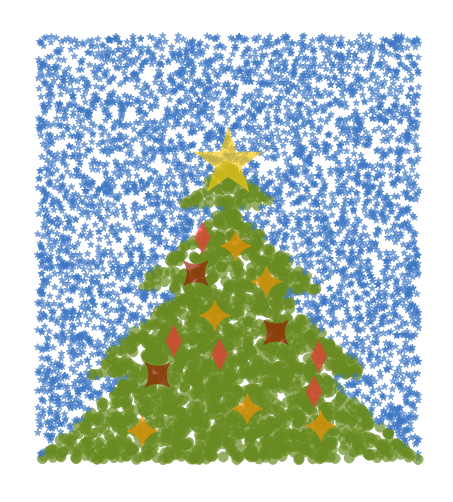

Here is the R script that generated this plot:
library(ggplot2)
library(dplyr)
library(plotly)

gwiazdka <- cbind(0,3.5,2,50)

bombka1 <- cbind(0.5,1.5,3,22)
bombka2 <- cbind(-0.34,2.2,3,22)
bombka3 <- cbind(-0.74,1,3,22)
bombka4 <- cbind(0.2,0.6,4,22)
bombka5 <- cbind(-0.14,1.7,4,22)
bombka6 <- cbind(0.4,2.1,4,22)
bombka7 <- cbind(0.9,0.8,5,22)
bombka8 <- cbind(-0.9,0.34,4,22)
bombka9 <- cbind(0.97,0.4,4,22)
bombka10 <- cbind(-0.57,1.4,5,22)
bombka11 <- cbind(-0.09,1.24,5,22)
bombka12 <- cbind(0.95,1.22,5,22)
bombka13 <- cbind(-0.27,2.62,5,22)
bombka14 <- cbind(0.08,2.52,4,22)

x <- runif(6000, min = -2, max = 2)
y <- runif(6000, min = 0, max = 5)

choinka <- (abs(x) > -y + 2 + 0.5 * floor(y))
wielkosc <- ifelse(choinka, 5, 10)



data <- rbind(cbind(x,y,choinka,wielkosc),
              gwiazdka,bombka1,bombka2,
              bombka3,bombka4,bombka5,
              bombka6,bombka7,bombka8,
              bombka9,bombka10,bombka11,
              bombka12,bombka13,bombka14)
data <- as.data.frame(data)

Noax <- list(
  title = "",
  zeroline = FALSE,
  showline = FALSE,
  showticklabels = FALSE,
  showgrid = FALSE
)

fig <- plot_ly(
            data = data,
            x = ~x,
            y = ~y,
            color = ~choinka,
            colors = c("olivedrab4",
                       "dodgerblue3",
                       "gold1","red4",
                       "orange2","brown2"),
            type = 'scatter',
            symbol = ~choinka,
            symbols = c('circle','star',
                        'star','star-square',
                        'star-diamond','diamond-tall'),
            mode = 'markers',
            marker = list(size = ~wielkosc, alpha = 1)
            ) 

hide_colorbar(fig) %>% layout(xaxis = Noax, yaxis = Noax)    
